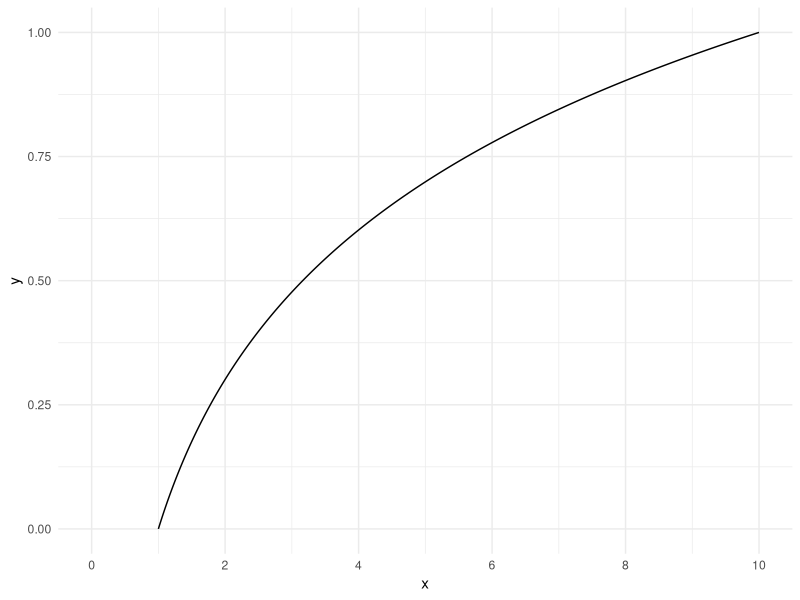

The R script that drew this image:
## ---- chunk 1
#| label: fig-log
#| fig-cap: "Logarithmic Graph (Base 10)"

library(ggplot2)

# Create a data frame with x values from 0.01 to 10
df <- data.frame(x = seq(from = 0.01, to = 10, by = 0.01))

# Calculate y values using the logarithmic function
df$y <- log(df$x, base = 10)

# Scale y values to be between 0 and 1
#df$y_scaled <- df$y / max(df$y)

# Create the plot using ggplot2
ggplot(df, aes(x = x, y = y)) +
  geom_line() +
  labs(x = "x",
       y = "y") +
  ylim(0, 1) +
  scale_x_continuous(breaks = c(0, 2, 4, 6, 8, 10), limits = c(0,10)) +
  theme_minimal()
